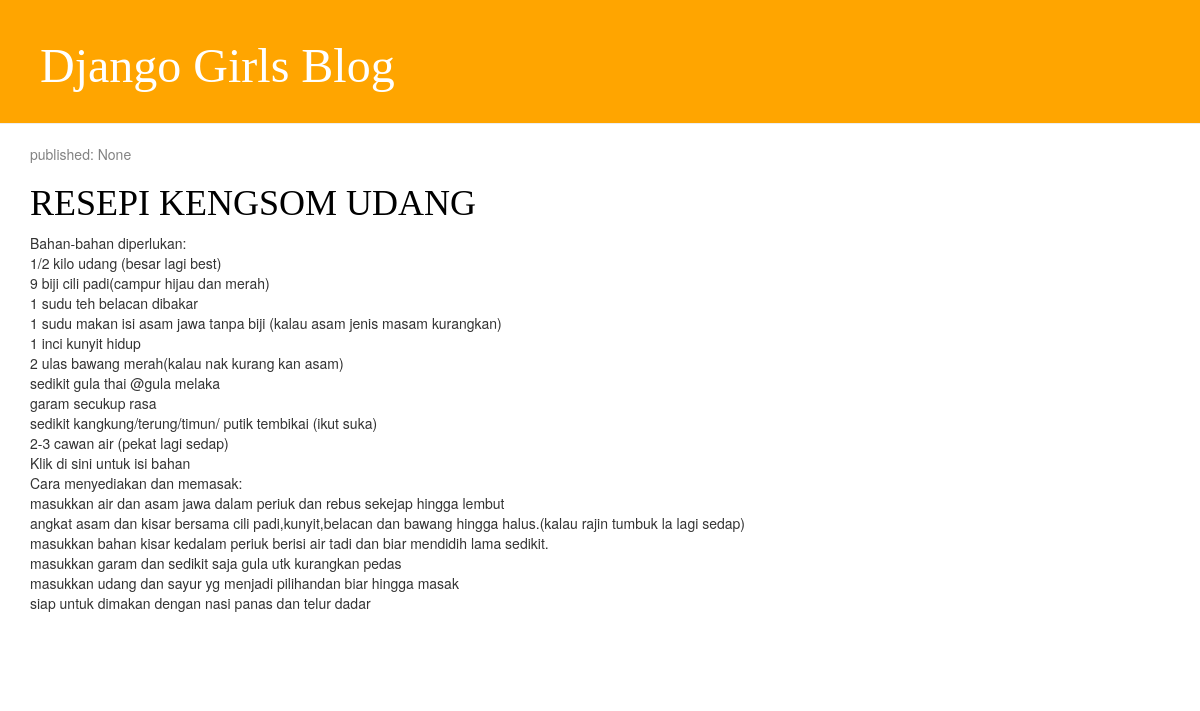
The page / on the database its author committed.
### blog/models.py (models this page shows, shortened)
class Post(models.Model):
    author = models.ForeignKey('auth.User',on_delete=models.CASCADE)
    title = models.CharField(max_length=200)
    text = models.TextField()
    created_date = models.DateTimeField(
            default=timezone.now)
    published_date = models.DateTimeField(
            blank=True, null=True)

### blog/views.py (the view)
# urls.py: url(r'^$', views.post_list, name='post_list'),
def post_list(request):
    posts = Post.objects.filter(published_date__lte=timezone.now()).order_by('published_date')
    posts = Post.objects.all().order_by('published_date')
    return render(request, 'blog/post_list.html',{'posts': posts})

### blog/templates/blog/post_list.html (shortened to what this page needs)
{% load staticfiles %}
<html>
    <head>
        <link rel="stylesheet" href="{% static 'css/blog.css' %}">
        <link rel="stylesheet" href="//maxcdn.bootstrapcdn.com/bootstrap/3.2.0/css/bootstrap-theme.min.css">
        <link rel="stylesheet" href="//maxcdn.bootstrapcdn.com/bootstrap/3.2.0/css/bootstrap.min.css">
    </head>
    <body>
        <div class="page-header">
            <h1>Django Girls Blog</h1>
        </div>
        <div class="content container">
            <div class="row">
                <div class="col-md-8">
                    {% for post in posts %}
                        <div class="post">
                            <div class="date">
                                <p>published: {{ post.published_date }}</p>
                            </div>
                            <h1><a href="">{{ post.title }}</a></h1>
                            <p>{{ post.text|linebreaksbr }}</p>
                        </div>
                    {% endfor %}
                </div>
            </div>
        </div>
    </body>
</html>

### blog/templates/blog/static/css/blog.css (style rules this page uses)
.page-header { background-color: orange; margin-top: 0; padding: 20px 20px 20px 40px; }
.page-header h1, .page-header h1 a, .page-header h1 a:visited, .page-header h1 a:active { color: #ffffff; font-size: 36pt; text-decoration: none; }
h1, h2, h3, h4 { font-family: 'Lobster', cursive; }
.date { color: #828282; }
.post { margin-bottom: 70px; }
.post h1 a, .post h1 a:visited { color: #000000; }

### blog/templates/blog/post_list.html (style rules this page uses)
.page-header { background-color: orange; margin-top: 0; padding: 20px 20px 20px 40px; }
.page-header h1, .page-header h1 a, .page-header h1 a:visited, .page-header h1 a:active { color: #ffffff; font-size: 36pt; text-decoration: none; }
h1, h2, h3, h4 { font-family: 'Lobster', cursive; }
.date { color: #828282; }
.post { margin-bottom: 70px; }
.post h1 a, .post h1 a:visited { color: #000000; }

### rows shown on the page
Post: published_date "None", title "RESEPI KENGSOM UDANG", text "Bahan-bahan diperlukan: 1/2 kilo udang (besar lagi best) 9 biji cili padi(campur hijau dan merah) 1 sudu teh belacan dibakar 1 sudu makan isi asam jawa tanpa biji (kalau asam jenis masam kurangkan) 1 inci kunyit hidup 2 ulas bawang merah(kalau nak kurang kan asam) sedikit gula thai @gula melaka garam secukup rasa sedikit kangkung/terung/timun/ putik tembikai (ikut suka) 2-3 cawan air (pekat lagi sedap) Klik di sini untuk isi bahan Cara menyediakan dan memasak: masukkan air dan asam jawa dalam periuk dan rebus sekejap hingga lembut angkat asam dan kisar bersama cili padi,kunyit,belacan dan bawang hingga halus.(kalau rajin tumbuk la lagi sedap) masukkan bahan kisar kedalam periuk berisi air…"
